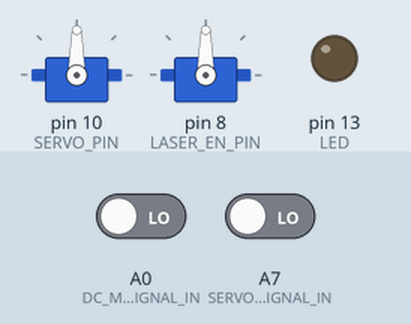
Bench run of a sketch on a simulated Arduino Uno, built with avr-gcc and run on an emulated ATmega328P. Parts: 2 × servo, output pins drawn as LEDs (lit = HIGH). Inputs (shaded band) come from the test bench; at power-on: A0 (DC_MOTOR_SIGNAL_IN) LOW, A7 (SERVO_SIGNAL_IN) LOW.

Above: at 0.1 s.
At 2.1 s:
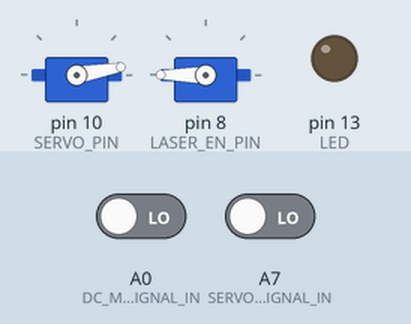
Timing chart, 0 to 3.6 s (numbered marks = the images above):
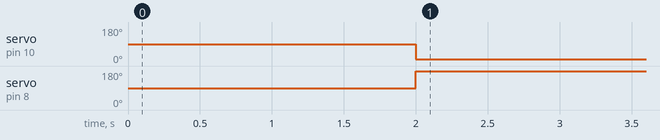

Measured:
- by itself, servo on pin 10 (SERVO_PIN): 90° → 10° at 2.0 s
- by itself, servo on pin 8 (LASER_EN_PIN): 90° → 180° at 2.0 s

The sketch:

slaveArduino.ino
```cpp
/*
Ian Kinstlinger, 06/2015 for MillerLab OpenSLS
Modified from Andreas Bastian, 2013
 Arduino code for execution on a slaved Arduino Uno as a temporary
 means for controlling both the laser and the powder management
 hardware.

 */

//Define motor speeds and servo angles
int CWspeed = 250; //PWM value
int CCWspeed = 200; //PWM
int DownAngle = 150; //deg
int DownAngle2 = 47;
int UpAngle = 93; //deg
int UpAngle2 = 100;
int ExUpAngle = 10;
int ExUpAngle2 = 180;


//define pins for DC motor and servo motor, plus comm pins with rambo

int DC_CW = 3; //PWM pin needed
int DC_CCW = 5; //PWM pin needed

int SERVO_PIN = 10; //Reserved in servo.h
int SERVO_PIN2  = 8;
int DC_MOTOR_SIGNAL_IN = A0;
int SERVO_SIGNAL_IN = A7;


//#include <pins.h>
#include <math.h>
#include <SoftwareSerial.h>
//#include "A4988_stepper.h"
#include "Arduino.h"
#include <Servo.h>


int DCstatus = 0;
int i = 0;
int LED = 13;
int layerCount = 0;
Servo SpatulaServo;
Servo SpatulaServo2;

void setup()
{

  Serial.begin(9600);


  pinMode(LED, OUTPUT);
  pinMode(DC_MOTOR_SIGNAL_IN, INPUT);
  pinMode(SERVO_SIGNAL_IN, INPUT);
  pinMode(DC_CW, OUTPUT);
  pinMode(DC_CCW, OUTPUT);
  pinMode(SERVO_PIN, OUTPUT);
  pinMode(SERVO_PIN2, OUTPUT);


  SpatulaServo.attach(SERVO_PIN);
  SpatulaServo2.attach(SERVO_PIN2);

}

void loop()
{

  DCstatus = checkDCPin(DC_MOTOR_SIGNAL_IN); //what should the motor be doing
  if(DCstatus == 0) //Not plowing, motor off
  {

    digitalWrite(LED,LOW);
    analogWrite(DC_CW, 0);
    analogWrite(DC_CCW, 0);

  }//end if

  if(DCstatus == 1) //Plowing with clockwise motor
  {
    analogWrite(DC_CCW, 0);
    analogWrite(DC_CW, CWspeed);
    digitalWrite(LED,HIGH);

  }

  else if(DCstatus == 2) // Plowing w CCW motor
  {
    analogWrite(DC_CW, 0);
    analogWrite(DC_CCW, CCWspeed);
    digitalWrite(LED,HIGH);
  }

  int ServoStatus = checkServoPin(SERVO_SIGNAL_IN);
  if(ServoStatus == 2)
  {
    SpatulaServo.write(ExUpAngle);
    SpatulaServo2.write(ExUpAngle2);
  }
  if(ServoStatus == 1)
  {
    SpatulaServo.write(DownAngle);
    SpatulaServo2.write(DownAngle2);
  }

  if(ServoStatus == 0) //Spatula in plow position
  {
    SpatulaServo.write(UpAngle);
    SpatulaServo2.write(UpAngle2);
  }


}//end loop()

//////////////////////////////////////////////////////////////////////////////////////////
//////////////////////////////////////////////////////////////////////////////////////////
//////////////////////////////////////////////////////////////////////////////////////////
//////////////////////////////////////////////////////////////////////////////////////////


int checkDCPin(int DCin)
{

    int duration = pulseIn(DCin, HIGH);

  //Serial.println(duration);
  if(duration < 500)
  {
    return 0;
  }

  else if(duration > 500 && duration < 1000)
  {
    return 1;
  }

  else if(duration > 1000)
  {
    return 2;
  }

}


int checkServoPin(int ServoIn)
{

  int ServoState = pulseIn(ServoIn, HIGH);

  int highthreshold = 1000;
  int lowthreshold = 100;
  //Serial.println(ServoState);

  if(ServoState < highthreshold && ServoState > lowthreshold)
  {
    return 0;
  }

  else if(ServoState > highthreshold)
  {
    return 1;
  }

  else if(ServoState < lowthreshold)
  {
    return 2;
  }

}


    /* //though I think is cleaner implementation, it doesn't
     //seem to catch two successive pulses and still misfires
     //when the RAMBO resets.
     while(analogRead(layerPin) > 310)
     {
     //measure duration of high signal
     later = millis();
     }
     if(later-now >= 400)
     {
     return true;
     }
     */


float fabs(float val)
{
  if(val < 0)
  {
    return -1*val;
  }
  else
  {
    return val;
  }
}

/*


 //move a distance at a velocity
 void moveDist(int _sp, int _dp, float dist, float velocity, float _spmm)
 {
 int stepDelay = 1/(_spmm*velocity);
 int numSteps = _spmm*dist;
 setDir(, dist);
 while(numSteps != 0)
 {
 numSteps--;
 STEP();
 }
 }


 //just a simple func to set motor direction based on sign of target distance
 void setDir(int _dp, float dist)
 {
 if(dist < 0)
 {
 digitalWrite(_dp, HIGH);
 }
 else
 {
 digitalWrite(_dp, LOW);
 }
 }

 //take a single step
 void STEP(int _sp, float stepDelay)
 {
 digitalWrite(_sp, HIGH);
 delayMicroseconds(stepDelay/2);
 digitalWrite(_sp, LOW);
 delayMicroseconds(stepDelay/2);
 }


 */


//////////////////////////////////////////////////////////////////////////////////////////
//////////////////////////////////////////////////////////////////////////////////////////
//////////////////////////////////////////////////////////////////////////////////////////
//////////////////////////////////////////////////////////////////////////////////////////
```

laserControl.ino
```cpp
//#include <pins.h>
#define LASER_EN_PIN 8
#define LASER_PWM_PIN 9

void laserOn()
{
  digitalWrite(LASER_EN_PIN,LOW);
}

void laserOff()
{
  digitalWrite(LASER_EN_PIN, HIGH);
}

void laze(int laserPWM)
{
  laserOn();
  digitalWrite(LASER_PWM_PIN, laserPWM);
}

int getPWMval(int pwmInput)
{
  int cycleHigh = pulseIn(pwmInput, HIGH);
  int cycleLow = pulseIn(pwmInput, LOW);
  return map(cycleHigh,0,cycleLow+cycleHigh,0,255);
//  Serial.print("cycleHigh = ");
//  Serial.print(cycleHigh);
//  Serial.print(", cycleLow = ");
//  Serial.print(cycleLow);
//  Serial.print(", and ratio is ");
//  int val = map(cycleHigh,0,cycleLow+cycleHigh,0,255);
//  Serial.println(val);
//  Serial.println();


//don't need to do it by hand.  use pulseIn func.

//  //need precision, so use microseconds.  Make sure there isn't overflow though
//  unsigned long cycleStart;
//  unsigned long cycleEnd;
//  unsigned long cycleHigh;
//  unsigned long cycleLow;
//  unsigned long maxDiff = 1000000;//check for overflow using big value (1 sec)
//
//  while(1)//keep on keeping on-- if measurement is clean, exits the func
//  {
//    Serial.println("in main while loop");
//
//    while(digitalRead(pwmInput == LOW))
//    {
//      if(digitalRead(pwmInput) == HIGH)//catch the leading edge of the PWM signal
//      {
//        cycleStart = micros();
//        while(digitalRead(pwmInput) == HIGH)
//        {
//          cycleEnd = micros();
//        }
//        cycleHigh = cycleEnd - cycleStart; //duration of high signal
//
//        //should be right on the falling edge now, so restart cycle timers:
//        cycleStart = micros();
//        Serial.print("cycleHigh:  ");
//        Serial.println(cycleHigh);
//        while(digitalRead(pwmInput) == LOW)
//        {
//          cycleEnd = micros();
//        }
//        cycleLow = cycleEnd - cycleStart;
//        Serial.print("cycleLow:  ");
//        Serial.println(cycleLow);
//
//        //have the up/down times now, so check to see if we encountered an overflow:
//        if(cycleHigh > 0 || cycleLow > 0)
//        {
//          Serial.println(int(100*int(cycleHigh)/int(cycleLow)));
//          Serial.println();
//
//          return int(100*cycleHigh/cycleLow);
//        }
//        break;//got the times, get outta here
//      }
//    }//end while(digitalRead(pwmInput) == HIGH)
//
//
//  }//end while(1)

}
```
